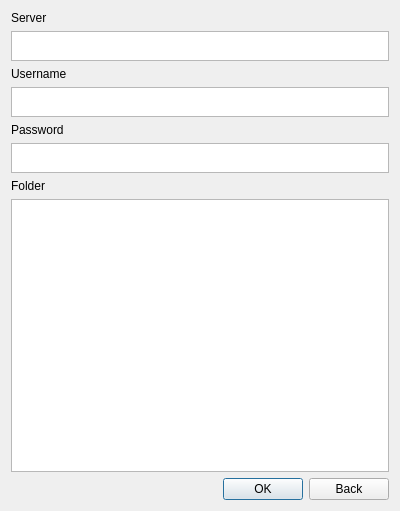
<?xml version="1.0" encoding="UTF-8"?>
<ui version="4.0">
 <class>ClonePanel</class>
 <widget class="QWidget" name="ClonePanel">
  <property name="geometry">
   <rect>
    <x>0</x>
    <y>0</y>
    <width>400</width>
    <height>511</height>
   </rect>
  </property>
  <layout class="QVBoxLayout" name="verticalLayout" stretch="0,0,0,0,0,0,0,0,0">
   <item>
    <widget class="QLabel" name="serverLabel">
     <property name="text">
      <string>Server</string>
     </property>
    </widget>
   </item>
   <item>
    <widget class="QTextEdit" name="server">
     <property name="maximumSize">
      <size>
       <width>16777215</width>
       <height>30</height>
      </size>
     </property>
    </widget>
   </item>
   <item>
    <widget class="QLabel" name="userNameLabel">
     <property name="text">
      <string>Username</string>
     </property>
    </widget>
   </item>
   <item>
    <widget class="QTextEdit" name="username">
     <property name="maximumSize">
      <size>
       <width>16777215</width>
       <height>30</height>
      </size>
     </property>
    </widget>
   </item>
   <item>
    <widget class="QLabel" name="passwordLabel">
     <property name="text">
      <string>Password</string>
     </property>
    </widget>
   </item>
   <item>
    <widget class="QTextEdit" name="password">
     <property name="maximumSize">
      <size>
       <width>16777215</width>
       <height>30</height>
      </size>
     </property>
     <property name="autoFillBackground">
      <bool>false</bool>
     </property>
    </widget>
   </item>
   <item>
    <widget class="QLabel" name="folderLabel">
     <property name="text">
      <string>Folder</string>
     </property>
    </widget>
   </item>
   <item>
    <widget class="QTreeView" name="treeView">
     <property name="minimumSize">
      <size>
       <width>0</width>
       <height>250</height>
      </size>
     </property>
    </widget>
   </item>
   <item>
    <widget class="QWidget" name="horizontalLayoutWidget" native="true">
     <layout class="QHBoxLayout" name="horizontalLayout" stretch="0,0,0">
      <property name="leftMargin">
       <number>0</number>
      </property>
      <property name="topMargin">
       <number>0</number>
      </property>
      <property name="rightMargin">
       <number>0</number>
      </property>
      <property name="bottomMargin">
       <number>0</number>
      </property>
      <item>
       <spacer name="horizontalSpacer">
        <property name="orientation">
         <enum>Qt::Horizontal</enum>
        </property>
        <property name="sizeHint" stdset="0">
         <size>
          <width>223</width>
          <height>20</height>
         </size>
        </property>
       </spacer>
      </item>
      <item>
       <widget class="QPushButton" name="okButton">
        <property name="text">
         <string>OK</string>
        </property>
        <property name="autoDefault">
         <bool>true</bool>
        </property>
        <property name="default">
         <bool>true</bool>
        </property>
        <property name="flat">
         <bool>false</bool>
        </property>
       </widget>
      </item>
      <item>
       <widget class="QPushButton" name="backButton">
        <property name="text">
         <string>Back</string>
        </property>
        <property name="flat">
         <bool>false</bool>
        </property>
       </widget>
      </item>
     </layout>
    </widget>
   </item>
  </layout>
 </widget>
 <resources/>
 <connections/>
</ui>
